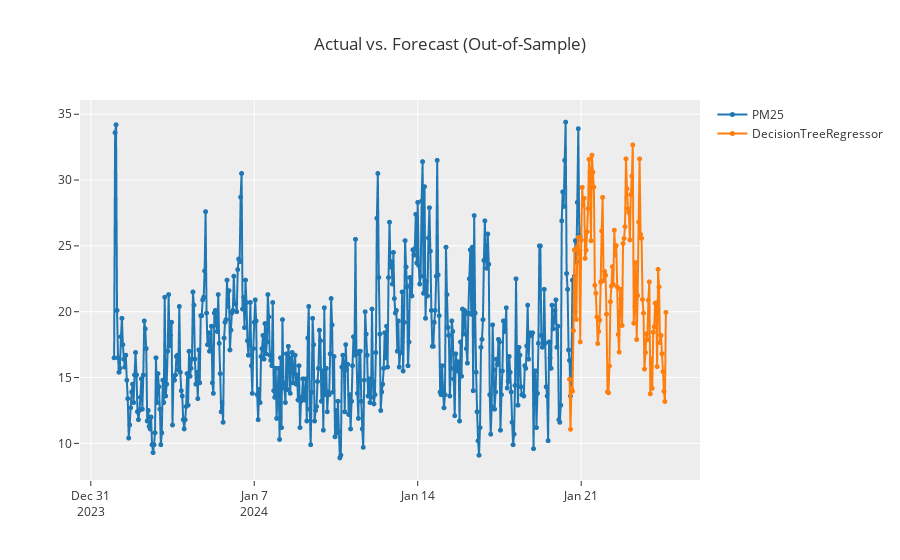

Notebook code cell kept with this figure:
### Code cell
plot_model(best, plot = 'forecast', data_kwargs={'fh' : 100})

### Figure 1 — Plotly figure (JSON) as saved in the notebook; plotly's stock layout.template omitted (floating-point values rounded to 4 significant figures; data arrays with more than 128 entries replaced by an {"elided": "..."} marker saying what was removed)
{"data": [{"line": {"color": "rgb(31, 119, 180)", "width": 2}, "marker": {"color": "rgb(31, 119, 180)", "size": 5}, "mode": "lines+markers", "name": "PM25", "type": "scattergl", "x": {"elided": "568 str values"}, "xaxis": "x", "y": {"elided": "568 float values"}, "yaxis": "y"}, {"line": {"color": "rgb(255, 127, 14)", "width": 2}, "marker": {"color": "rgb(255, 127, 14)", "size": 5}, "mode": "lines+markers", "name": "DecisionTreeRegressor", "type": "scattergl", "x": {"elided": "568 str values"}, "xaxis": "x", "y": {"elided": "568 float values"}, "yaxis": "y"}], "layout": {"showlegend": true, "title": {"text": "Actual vs. Forecast (Out-of-Sample)"}, "xaxis": {"anchor": "y", "domain": [0, 1]}, "yaxis": {"anchor": "x", "domain": [0, 1]}}}
